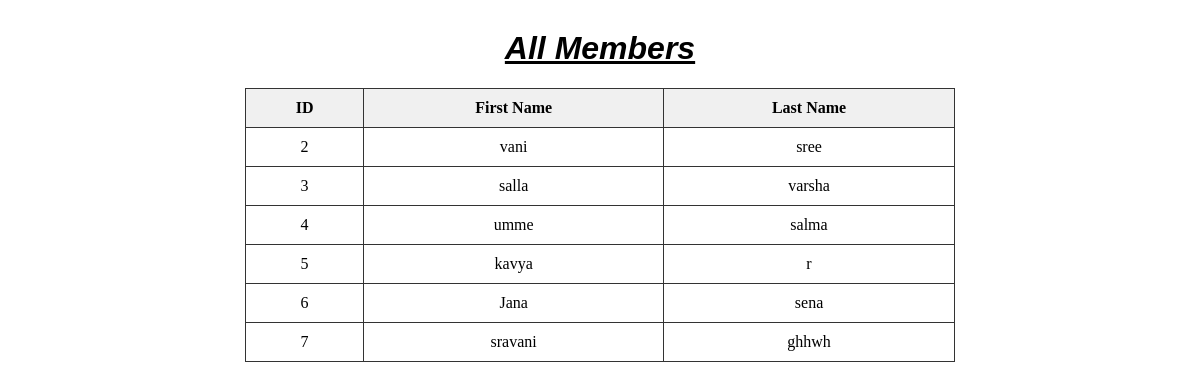
The page /members/ on the database its author committed.
### members/models.py (models this page shows, shortened)
class Member(models.Model):
  firstname = models.CharField(max_length=255)
  lastname = models.CharField(max_length=255)

### members/views.py (the view)
# urls.py: path('', views.members, name='members'),
def members(request):
    all_members = Member.objects.all()
    return render(request, 'members/member_list.html', {'members': all_members})

### members/templates/members/member_list.html (shortened to what this page needs)
<!DOCTYPE html>
<html>
<head>
</head>
<body>
    <h1><u><i>All Members</i></u></h1>
    <table>
        <tr>
            <th>ID</th>
            <th>First Name</th>
            <th>Last Name</th>
        </tr>
        {% for member in members %}
        <tr>
            <td>{{ member.id }}</td>
            <td>{{ member.firstname }}</td>
            <td>{{ member.lastname }}</td>
        </tr>
        {% empty %}
        <tr>
            <td colspan="4">No members found.</td>
        </tr>
        {% endfor %}
    </table>
</body>
</html>

### members/templates/members/member_list.html (style rules this page uses)
table { width: 60%; border-collapse: collapse; margin: 20px auto; }
th, td { padding: 10px; border: 1px solid #333; text-align: center; }
th { background-color: #f0f0f0; }
h1 { text-align: center; font-family: Arial, sans-serif; margin-top: 30px; }

### rows shown on the page
Member: id "2", firstname "vani", lastname "sree"
Member: id "3", firstname "salla", lastname "varsha"
Member: id "4", firstname "umme", lastname "salma"
Member: id "5", firstname "kavya", lastname "r"
Member: id "6", firstname "Jana", lastname "sena"
Member: id "7", firstname "sravani", lastname "ghhwh"
